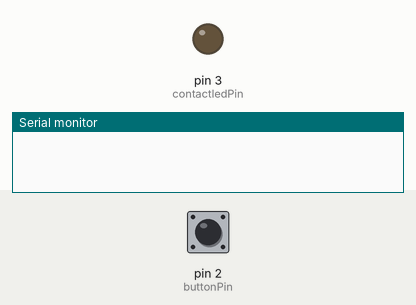
A sketch run on a simulated Arduino Uno, built with avr-gcc and run on an emulated ATmega328P. Shown: output pins drawn as LEDs (lit = HIGH), the last lines printed to the serial monitor. Inputs (shaded band) come from the test bench; at power-on: pin 2 (buttonPin) LOW.

Above: at 1.2 s.
1.3 s: pin 2 (buttonPin) pulled HIGH for 0.15 s
At 1.42 s:
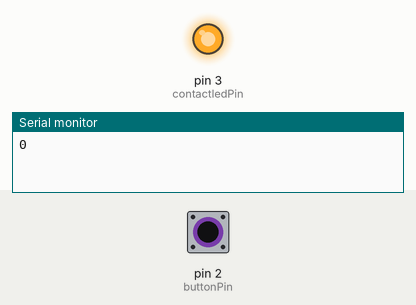
Timing chart, 0 to 4.3 s (numbered marks = the images above; inputs shaded):
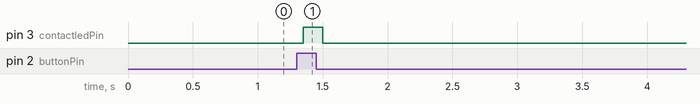

Measured:
- after the input at 1.3 s, pin 3 (contactledPin): LOW → HIGH after 0.05 s, → LOW 0.15 s later

The sketch:

Connexa_Viva.ino
```cpp
/*
  Connexa Viva Capacitive Sensor Detection
  Lionel / Science Animation 2014

  Based on State change detection (edge detection)
  http://arduino.cc/en/Tutorial/ButtonStateChange

 The circuit:
 * Interface Z capacitive sensor output on D2
 * 10K resistor attached to pin 2 from +5V
 * sensor LED attached from pin 3 to ground through 150R resistor
 * status LED

 */

// this constant won't change:
const int  buttonPin = 2;    // the pin that the pushbutton is attached to
const int contactledPin = 3;       // the pin that the LED is attached to
const int metamorphledPin = 12;       // the pin that the LED is attached to


// Variables will change:
int buttonState = 0;         // current state of the button
int lastButtonState = 0;     // previous state of the button

//time reflexes timer
long unsigned lastTap = 0;
int metamorphTimer = 4000; // Timer to trigg metamorphosis
int touchtime = 500; // Timer to switch off the contact led

void setup() {
  // initialize the button pin as a input:
  pinMode(buttonPin, INPUT);
  // initialize the LED as an output:
  pinMode(contactledPin, OUTPUT);
  // initialize serial communication:
  Serial.begin(9600);
}


void loop() {
  // read the pushbutton input pin:
  buttonState = digitalRead(buttonPin);
  delay (50);
  // compare the buttonState to its previous state
  if (buttonState != lastButtonState) {
    // if the state has changed, increment the counter
    if (buttonState == HIGH) {
      // if the current state is HIGH then the button
      // wend from off to on:
      lastTap = millis(); //record time of tap (since arduino was started/Reset)

      Serial.println(0);
      digitalWrite(contactledPin, HIGH);
//      digitalWrite(metamorphledPin, LOW);
    }
    else {
      // if the current state is LOW then the button
      // wend from on to off:
      digitalWrite(contactledPin, LOW);

    }


    //be metamorph if contact is more than 4 seconds
    if((millis() - lastTap) > metamorphTimer) {
      // doseOff();
      Serial.println(1);
//      digitalWrite(metamorphledPin, HIGH);
    }

  }
  // save the current state as the last state,
  //for next time through the loop
  lastButtonState = buttonState;

    if((millis() - lastTap) > touchtime) {
      digitalWrite(contactledPin, LOW);

    }
}
```
